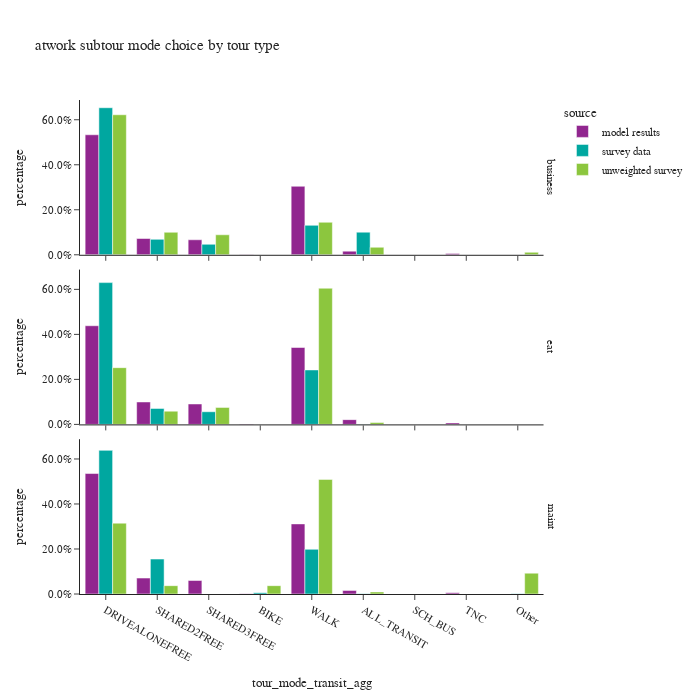

Notebook code for this chart:
### Code cell
df_plot = atwork_subtour.groupby(['source','tour_type','tour_mode_transit_agg'])['tour_weight'].sum().reset_index()
df_plot['percentage'] = df_plot.groupby(['source','tour_type'], group_keys=False)['tour_weight']. \
    apply(lambda x: x / float(x.sum()))

fig = px.bar(df_plot,
             x="tour_mode_transit_agg", y="percentage", color="source",barmode="group",
             facet_row='tour_type',
             category_orders={"tour_mode_transit_agg": tour_mode_ordered},
             title="atwork subtour mode choice by tour type")
fig.for_each_annotation(lambda a: a.update(text = a.text.split("=")[-1]))
fig.for_each_yaxis(lambda a: a.update(tickformat = ".1%"))
fig.update_layout(height=700, width=700)
fig.show()

### Figure 1 — Plotly figure (JSON) as saved in the notebook; plotly's stock layout.template omitted (floating-point values rounded to 4 significant figures)
{"data": [{"alignmentgroup": "True", "hovertemplate": "source=model results<br>tour_type=business<br>tour_mode_transit_agg=%{x}<br>percentage=%{y}<extra></extra>", "legendgroup": "model results", "marker": {"color": "#91268F", "pattern": {"shape": ""}}, "name": "model results", "offsetgroup": "model results", "orientation": "v", "showlegend": true, "textposition": "auto", "x": ["ALL_TRANSIT", "BIKE", "DRIVEALONEFREE", "SHARED2FREE", "SHARED3FREE", "TNC", "WALK"], "xaxis": "x3", "y": [0.01621, 0.001214, 0.5332, 0.07233, 0.06668, 0.00597, 0.3044], "yaxis": "y3", "type": "bar"}, {"alignmentgroup": "True", "hovertemplate": "source=model results<br>tour_type=eat<br>tour_mode_transit_agg=%{x}<br>percentage=%{y}<extra></extra>", "legendgroup": "model results", "marker": {"color": "#91268F", "pattern": {"shape": ""}}, "name": "model results", "offsetgroup": "model results", "orientation": "v", "showlegend": false, "textposition": "auto", "x": ["ALL_TRANSIT", "BIKE", "DRIVEALONEFREE", "SHARED2FREE", "SHARED3FREE", "TNC", "WALK"], "xaxis": "x2", "y": [0.0212, 0.00173, 0.4383, 0.09963, 0.09073, 0.006716, 0.3417], "yaxis": "y2", "type": "bar"}, {"alignmentgroup": "True", "hovertemplate": "source=model results<br>tour_type=maint<br>tour_mode_transit_agg=%{x}<br>percentage=%{y}<extra></extra>", "legendgroup": "model results", "marker": {"color": "#91268F", "pattern": {"shape": ""}}, "name": "model results", "offsetgroup": "model results", "orientation": "v", "showlegend": false, "textposition": "auto", "x": ["ALL_TRANSIT", "BIKE", "DRIVEALONEFREE", "SHARED2FREE", "SHARED3FREE", "TNC", "WALK"], "xaxis": "x", "y": [0.01586, 0.001532, 0.5353, 0.0708, 0.06001, 0.004994, 0.3115], "yaxis": "y", "type": "bar"}, {"alignmentgroup": "True", "hovertemplate": "source=survey data<br>tour_type=business<br>tour_mode_transit_agg=%{x}<br>percentage=%{y}<extra></extra>", "legendgroup": "survey data", "marker": {"color": "#00A7A0", "pattern": {"shape": ""}}, "name": "survey data", "offsetgroup": "survey data", "orientation": "v", "showlegend": true, "textposition": "auto", "x": ["ALL_TRANSIT", "DRIVEALONEFREE", "Other", "SHARED2FREE", "SHARED3FREE", "WALK"], "xaxis": "x3", "y": [0.1005, 0.6534, 0.0, 0.06859, 0.04661, 0.1309], "yaxis": "y3", "type": "bar"}, {"alignmentgroup": "True", "hovertemplate": "source=survey data<br>tour_type=eat<br>tour_mode_transit_agg=%{x}<br>percentage=%{y}<extra></extra>", "legendgroup": "survey data", "marker": {"color": "#00A7A0", "pattern": {"shape": ""}}, "name": "survey data", "offsetgroup": "survey data", "orientation": "v", "showlegend": false, "textposition": "auto", "x": ["ALL_TRANSIT", "DRIVEALONEFREE", "SHARED2FREE", "SHARED3FREE", "WALK"], "xaxis": "x2", "y": [0.001008, 0.63, 0.07094, 0.05618, 0.2419], "yaxis": "y2", "type": "bar"}, {"alignmentgroup": "True", "hovertemplate": "source=survey data<br>tour_type=maint<br>tour_mode_transit_agg=%{x}<br>percentage=%{y}<extra></extra>", "legendgroup": "survey data", "marker": {"color": "#00A7A0", "pattern": {"shape": ""}}, "name": "survey data", "offsetgroup": "survey data", "orientation": "v", "showlegend": false, "textposition": "auto", "x": ["ALL_TRANSIT", "BIKE", "DRIVEALONEFREE", "Other", "SHARED2FREE", "WALK"], "xaxis": "x", "y": [0.001098, 0.005721, 0.6382, 0.001208, 0.1552, 0.1985], "yaxis": "y", "type": "bar"}, {"alignmentgroup": "True", "hovertemplate": "source=unweighted survey<br>tour_type=business<br>tour_mode_transit_agg=%{x}<br>percentage=%{y}<extra></extra>", "legendgroup": "unweighted survey", "marker": {"color": "#8CC63E", "pattern": {"shape": ""}}, "name": "unweighted survey", "offsetgroup": "unweighted survey", "orientation": "v", "showlegend": true, "textposition": "auto", "x": ["ALL_TRANSIT", "DRIVEALONEFREE", "Other", "SHARED2FREE", "SHARED3FREE", "WALK"], "xaxis": "x3", "y": [0.03333, 0.6222, 0.01111, 0.1, 0.08889, 0.1444], "yaxis": "y3", "type": "bar"}, {"alignmentgroup": "True", "hovertemplate": "source=unweighted survey<br>tour_type=eat<br>tour_mode_transit_agg=%{x}<br>percentage=%{y}<extra></extra>", "legendgroup": "unweighted survey", "marker": {"color": "#8CC63E", "pattern": {"shape": ""}}, "name": "unweighted survey", "offsetgroup": "unweighted survey", "orientation": "v", "showlegend": false, "textposition": "auto", "x": ["ALL_TRANSIT", "DRIVEALONEFREE", "SHARED2FREE", "SHARED3FREE", "WALK"], "xaxis": "x2", "y": [0.008403, 0.2521, 0.05882, 0.07563, 0.605], "yaxis": "y2", "type": "bar"}, {"alignmentgroup": "True", "hovertemplate": "source=unweighted survey<br>tour_type=maint<br>tour_mode_transit_agg=%{x}<br>percentage=%{y}<extra></extra>", "legendgroup": "unweighted survey", "marker": {"color": "#8CC63E", "pattern": {"shape": ""}}, "name": "unweighted survey", "offsetgroup": "unweighted survey", "orientation": "v", "showlegend": false, "textposition": "auto", "x": ["ALL_TRANSIT", "BIKE", "DRIVEALONEFREE", "Other", "SHARED2FREE", "WALK"], "xaxis": "x", "y": [0.009259, 0.03704, 0.3148, 0.09259, 0.03704, 0.5093], "yaxis": "y", "type": "bar"}], "layout": {"xaxis": {"anchor": "y", "domain": [0.0, 0.98], "title": {"text": "tour_mode_transit_agg"}, "categoryorder": "array", "categoryarray": ["DRIVEALONEFREE", "SHARED2FREE", "SHARED3FREE", "BIKE", "WALK", "ALL_TRANSIT", "SCH_BUS", "TNC", "Other"]}, "yaxis": {"anchor": "x", "domain": [0.0, 0.3133], "title": {"text": "percentage"}, "tickformat": ".1%"}, "xaxis2": {"anchor": "y2", "domain": [0.0, 0.98], "matches": "x", "showticklabels": false}, "yaxis2": {"anchor": "x2", "domain": [0.3433, 0.6567], "matches": "y", "title": {"text": "percentage"}, "tickformat": ".1%"}, "xaxis3": {"anchor": "y3", "domain": [0.0, 0.98], "matches": "x", "showticklabels": false}, "yaxis3": {"anchor": "x3", "domain": [0.6867, 1.0], "matches": "y", "title": {"text": "percentage"}, "tickformat": ".1%"}, "annotations": [{"font": {}, "showarrow": false, "text": "maint", "textangle": 90, "x": 0.98, "xanchor": "left", "xref": "paper", "y": 0.1567, "yanchor": "middle", "yref": "paper"}, {"font": {}, "showarrow": false, "text": "eat", "textangle": 90, "x": 0.98, "xanchor": "left", "xref": "paper", "y": 0.5, "yanchor": "middle", "yref": "paper"}, {"font": {}, "showarrow": false, "text": "business", "textangle": 90, "x": 0.98, "xanchor": "left", "xref": "paper", "y": 0.8433, "yanchor": "middle", "yref": "paper"}], "legend": {"title": {"text": "source"}, "tracegroupgap": 0}, "title": {"text": "atwork subtour mode choice by tour type"}, "barmode": "group", "height": 700, "width": 700}}
